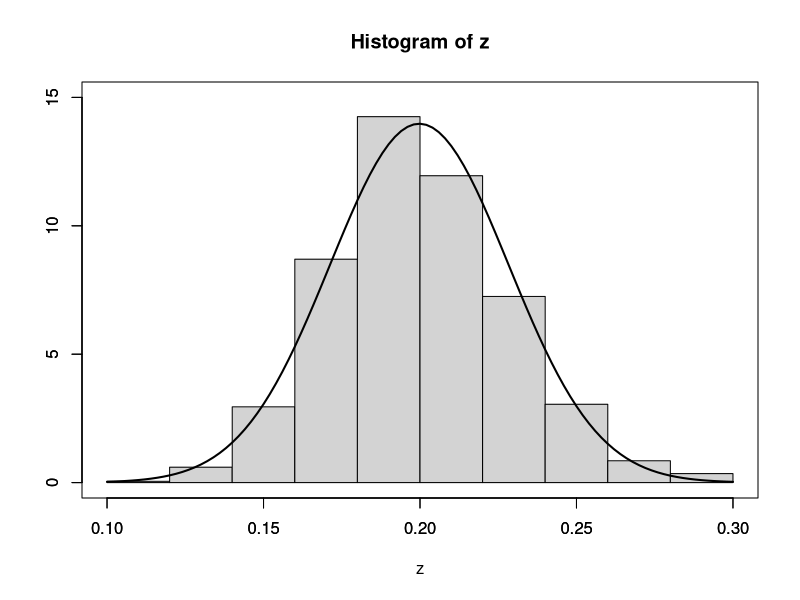

Generate this figure with R:
x <- rexp(1000*50,rate=5)
xm <- matrix(x,nrow=1000,ncol=50)
z <- apply(xm,1,mean)
hist(z,xlim=c(0.1,0.3),ylim=c(0,15),prob=TRUE,ylab="")
par(new=TRUE)
plot(function(x)dnorm(x,mean=mean(z),sd=sd(z)),xlim=c(0.1,0.3),ylim=c(0,15),xlab="",ylab="",lwd=2)